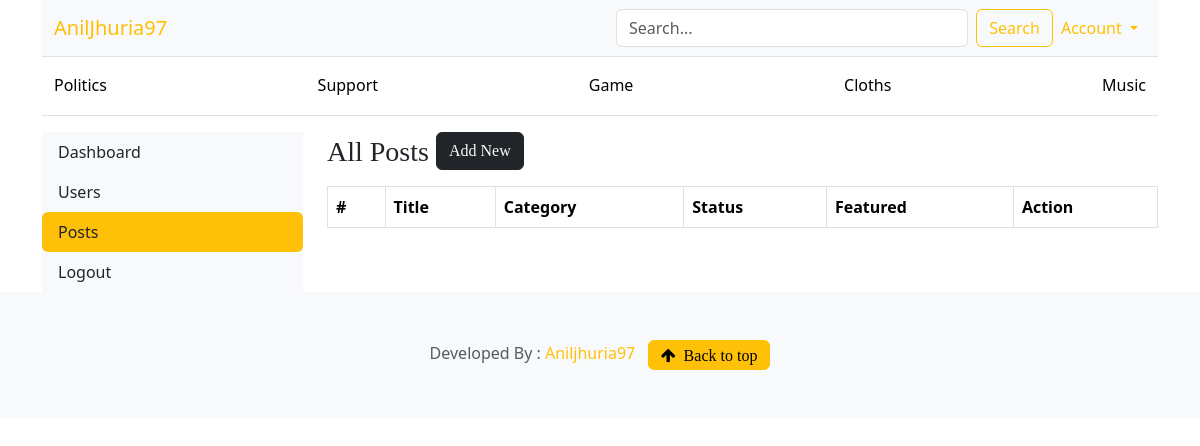
Before: /dashboard/posts (signed in) with the older database file.
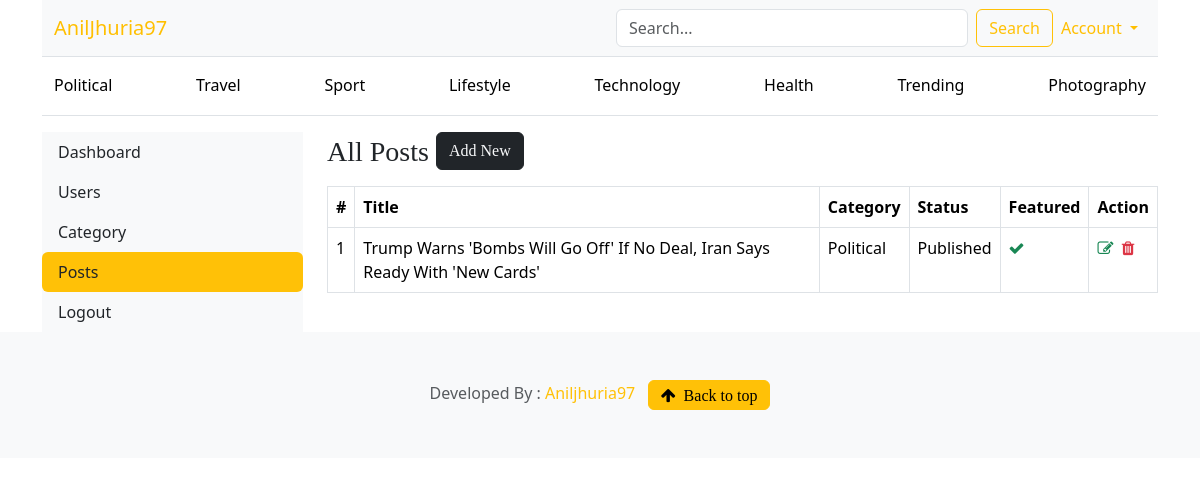
After: the same page with the newer database file.
### blogs/models.py (models this page shows, shortened)
class Category(models.Model):
    category_name=models.CharField(max_length=50,unique=True)
    created_at=models.DateTimeField(auto_now_add=True)
    updated_at=models.DateTimeField(auto_now=True)
    class Meta:
        verbose_name_plural='Categories'
    def __str__(self):
        return self.category_name

class Blog(models.Model):
    title=models.CharField(max_length=100)
    slug=models.SlugField(max_length=150,unique=True,blank=True)
    category=models.ForeignKey(Category,on_delete=models.CASCADE)
    auther=models.ForeignKey(User,on_delete=models.CASCADE)
    feature_image=models.ImageField(upload_to='uploads/%Y/%m/%d')
    short_desc=models.TextField(max_length=500)
    blog_body=models.TextField(max_length=2000)
    status=models.CharField(max_length=20,choices=STATUS_CHOICES,default="Draft")
    is_featured=models.BooleanField(default=False)
    created_at=models.DateTimeField(auto_now_add=True)
    updated_at=models.DateTimeField(auto_now=True)
    def __str__(self):
        return self.title

### dashboards/views.py (the view)
# urls.py: path('posts',views.posts,name="posts"),
@login_required(login_url='login')
def posts(request):
    blogs=Blog.objects.filter(auther=request.user)
    context={
        'blogs':blogs
    }
    return render(request,'dashboard/posts.html',context)

### blogs/context_processors.py (called while the page is built)
def get_categories(request):
    categories = Category.objects.annotate(
            post_count=Count('blog')   # related_name ya default blog_set
        ).order_by('-post_count')[:8]
    return dict(categories=categories)

def get_blog_month(request):
    months = Blog.objects.dates('created_at', 'month', order='DESC')
    return dict(blog_month=months)

### templates/dashboard/posts.html
{% extends 'base.html' %}
{% block content %}
{% include 'dashboard/sidebar.html' %}
    <div class="col-md-9">
        <div class="table-responsive">
            <h3>All Posts
            <a href="{% url 'add_posts' %}" class="btn btn-dark text-light float-right mb-2">Add New</a>
            </h3>
            <table class="table table-hover table-bordered">
                <thead>
                    <tr>
                        <th>#</th>
                        <th>Title</th>
                        <th>Category</th>
                        <th>Status</th>
                        <th>Featured</th>
                        <th>Action</th>
                    </tr>
                </thead>
                <tbody>
                    {% for bl in blogs %}
                    <tr>
                        <td>{{ forloop.counter }}</td>
                        <td>{{ bl }}</td>
                        <td>{{ bl.category.category_name}}</td>
                        <td>{{ bl.status }}</td>
                        <td>
                            {% if bl.is_featured %} <i class="fa fa-check text-success"></i> {% else %}
                            <i class="fa fa-times text-danger"></i> {% endif %}</td>
                        <td>
                            <a href="{% url 'edit_posts' bl.id %}"><i class="fa fa-edit text-success"></i></a>&nbsp;
                            <a href="{% url 'delete_posts' bl.id %}"><i class="fa fa-trash text-danger"></i></a>
                        </td>
                    </tr>
                    {% endfor %}
                </tbody>
            </table>
        </div>
    </div>
</div>
{% endblock  %}

### templates/base.html (shortened to what this page needs)
{% load static %}
<!doctype html>
<html lang="en" data-bs-theme="auto">
<head>
    <link href="{% static 'css/bootstrap.min.css' %} " rel="stylesheet" />
    <link href="{% static 'css/blog.css' %} " rel="stylesheet" />
    <link href="{% static 'css/custom.css' %}" rel="stylesheet" />
    <link rel="stylesheet" href="https://cdnjs.cloudflare.com/ajax/libs/font-awesome/4.7.0/css/font-awesome.min.css">
    <link rel="stylesheet" href="https://cdn.jsdelivr.net/npm/swiper/swiper-bundle.min.css"/>
</head>
<body>
    <div class="container">
        <nav class="navbar navbar-expand-lg navbar-light bg-light border-bottom">
            <div class="container-fluid">
                <a class="navbar-brand col-lg-6" href="/">AnilJhuria97</a>
                <div class="collapse navbar-collapse" id="navbarContent">
                <form class="d-flex my-2 my-lg-0 w-100" action="{% url 'search' %}" method="get">
                    <input class="form-control me-2" type="text" name="keyword" placeholder="Search...">
                    <button class="btn btn-outline-warning" type="submit">Search</button>
                </form>
                <ul class="navbar-nav ms-auto mt-2 mt-lg-0">
                    <li class="nav-item dropdown">
                    <a class="nav-link dropdown-toggle btn btn-outline-warning"
                        href="#" data-bs-toggle="dropdown">
                        Account
                    </a>
                    </li>
                </ul>
                </div>
            </div>
            </nav>
            <div class="border-bottom d-none d-lg-block">
                <div class="container-fluid">
                    <nav class="nav nav-underline py-2 justify-content-between">
                    {% for cat in categories %}
                        <a class="nav-link link-body-emphasis"
                        href="{% url 'posts_by_category' cat.id %}">
                        {{ cat }}
                        </a>
                    {% endfor %}
                    </nav>
                </div>
            </div>
        <div class="mt-3">
            {% block content %}
            {% endblock %}
        </div>
    </div>
  <footer class="py-5 text-center text-body-secondary bg-body-tertiary">
        <p class="mb-0">Developed By :
            <a class="text-warning font-weight-bold" href="https://mail.google.com/mail/?view=cm&fs=1&to=aniljhuria97@gmail.com" target="_blank">
                Aniljhuria97
            </a> &nbsp;
            <a href="#"><i class="fa fa-arrow-up btn btn-warning">&nbsp; Back to top</i> </a></p>
    </footer>
</body>
</html>

Changed rows visible on the page:
changed Category: category_name "Politics" → "Political"
changed Category: category_name "Support" → "Travel"
changed Category: category_name "Game" → "Sport"
changed Category: category_name "Cloths" → "Lifestyle"
changed Category: category_name "Music" → "Technology"
added Category: category_name "Health"
added Category: category_name "Trending"
added Category: category_name "Photography"
added Blog: title "Trump Warns 'Bombs Will Go Off' If No Deal, Iran Says Ready With 'New Cards'", category.category_name "Political", status "Published", is_featured True (drawn)
Other visible differences:
text now shown: "Category"
